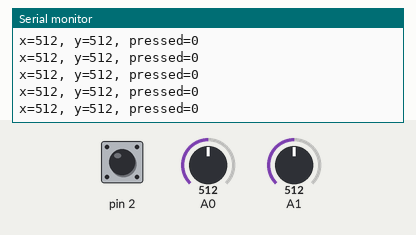
Bench run of a sketch on a simulated Arduino Uno, built with avr-gcc and run on an emulated ATmega328P. Shown: the last lines printed to the serial monitor. Inputs (shaded band) come from the test bench; at power-on: A1 = 512, pin 2 HIGH, A0 = 512.

Above: at 7.2 s.
7.3 s: A1 set to 107
At 7.36 s:
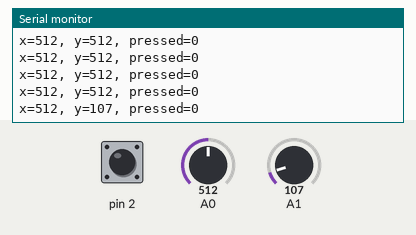
10.3 s: A1 set to 91
At 10.38 s:
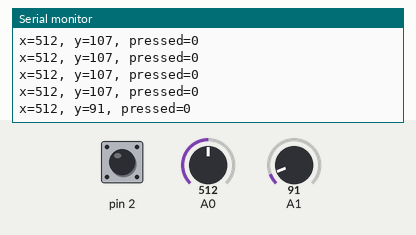
Timing chart, 0 to 13.3 s (numbered marks = the images above; inputs shaded):
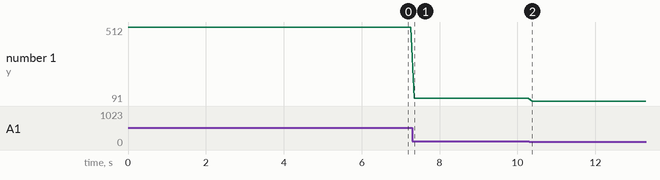

Measured:
- after the input at 7.3 s, the serial monitor: prints a new line after 0.05 s (image 1)
- after the input at 10.3 s, the serial monitor: prints a new line after 0.08 s (image 2)
- plotted number 1: 512 → 107 after the input at 7.3 s, 107 → 91 after the input at 10.3 s

The sketch:

K13.ino
```cpp
// 조이스틱 · X·Y·누름 읽기
// 보드: Arduino Uno / 시리얼 모니터: 9600 baud
// USB를 뽑고 배선한 뒤, 아래 연결표와 코드의 핀 번호를 대조하세요.

void setup() { Serial.begin(9600); pinMode(2, INPUT_PULLUP); }
void loop() {
  int x = analogRead(A0); // 좌우 위치
  int y = analogRead(A1); // 앞뒤 위치
  bool pressed = digitalRead(2) == LOW; // 누름은 LOW
  Serial.print("x="); Serial.print(x);
  Serial.print(", y="); Serial.print(y);
  Serial.print(", pressed="); Serial.println(pressed);
  delay(100);
}
```
